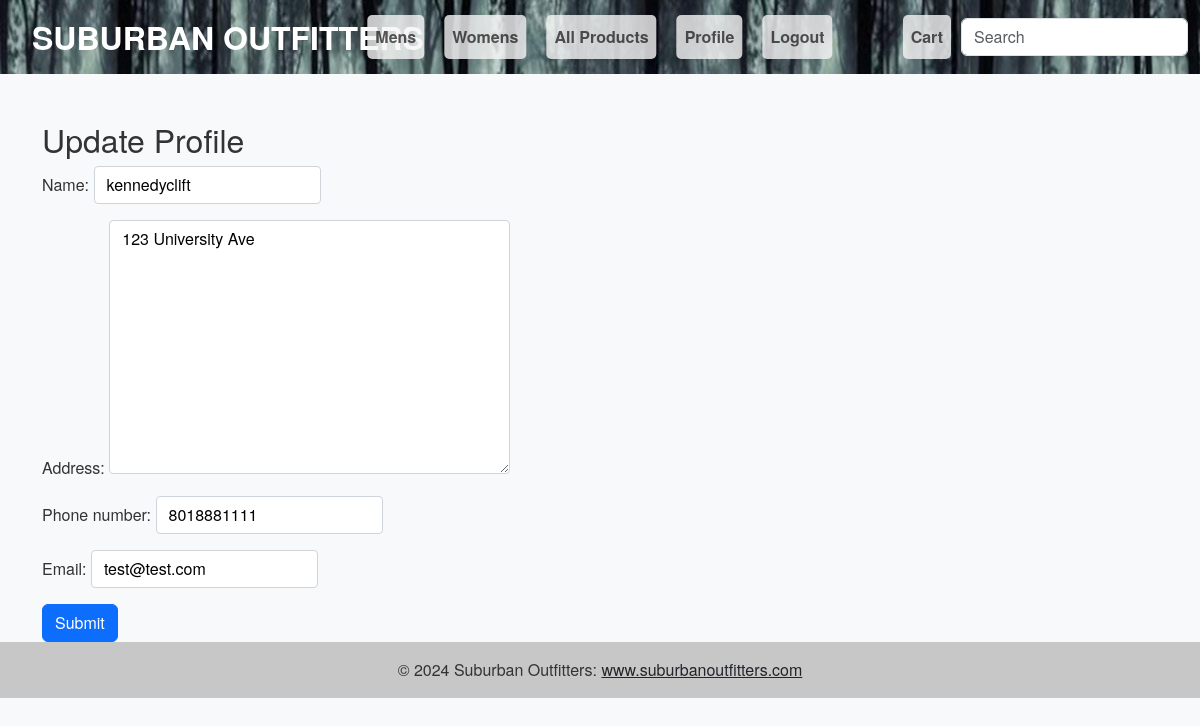
Page /customers/profile/update/ (signed in) on the committed database.
### customer/models.py (models this page shows, shortened)
class Profile(models.Model):
    user = models.OneToOneField(User, on_delete=models.CASCADE)
    name = models.CharField(max_length=100)
    address = models.TextField()
    phone_number = models.CharField(max_length=15)
    email = models.EmailField()

### customer/views.py (the view, shortened to what this page needs)
# urls.py: path('profile/update/', ProfileUpdateView.as_view(), name='profile_update'),
class ProfileUpdateView(View):
    def get(self, request):
        profile = request.user.profile
        form = ProfileUpdateForm(instance=profile)
        return render(request, 'profile_update.html', {'form': form})

### customer/forms.py
class ProfileUpdateForm(forms.ModelForm):
    class Meta:
        model = Profile
        fields = ['name', 'address', 'phone_number', 'email']

### customer/context_processors.py (called while the page is built)
def categories(request):
    return {
        'categories': Category.objects.all()
    }

### templates/profile_update.html (shortened to what this page needs)
{% extends "base.html" %}
{% load static %}
{% block content %}
<div class="container mt-5">
    <h2>Update Profile</h2>
    <form method="post" class="form-group">
        {{ form.as_p }}
        <button type="submit" class="btn btn-primary">Submit</button>
    </form>
</div>
{% endblock %}

### static/css/styles.css (style rules this page uses)
body { background-color: #f8f9fa; color: #333; font-family: 'Helvetica Neue', Helvetica, Arial, sans-serif; margin-top: 120px; }
h1, h2, h3, h4, h5, h6 { color: #333; }
input[type="text"], input[type="email"], input[type="password"], textarea, select { border-radius: 0.25rem; border: 1px solid #ced4da; padding: 0.375rem 0.75rem; }

### rows in the picture
Profile: name "kennedyclift", address "123 University Ave", phone_number "8018881111", email "test@test.com"
